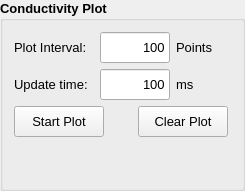
     <widget class="QGroupBox" name="groupBox_6">
      <property name="font">
       <font>
        <pointsize>10</pointsize>
        <weight>75</weight>
        <bold>true</bold>
       </font>
      </property>
      <property name="title">
       <string>Conductivity Plot</string>
      </property>
      <layout class="QGridLayout" name="gridLayout_8">
       <item row="0" column="1" colspan="2">
        <widget class="QLineEdit" name="conPlotInterval">
         <property name="enabled">
          <bool>true</bool>
         </property>
         <property name="sizePolicy">
          <sizepolicy hsizetype="Fixed" vsizetype="Fixed">
           <horstretch>0</horstretch>
           <verstretch>0</verstretch>
          </sizepolicy>
         </property>
         <property name="minimumSize">
          <size>
           <width>70</width>
           <height>31</height>
          </size>
         </property>
         <property name="maximumSize">
          <size>
           <width>70</width>
           <height>31</height>
          </size>
         </property>
         <property name="font">
          <font>
           <pointsize>10</pointsize>
           <weight>50</weight>
           <bold>false</bold>
          </font>
         </property>
         <property name="text">
          <string>100</string>
         </property>
         <property name="alignment">
          <set>Qt::AlignRight|Qt::AlignTrailing|Qt::AlignVCenter</set>
         </property>
        </widget>
       </item>
       <item row="0" column="3">
        <widget class="QLabel" name="u_high_7">
         <property name="minimumSize">
          <size>
           <width>55</width>
           <height>31</height>
          </size>
         </property>
         <property name="maximumSize">
          <size>
           <width>55</width>
           <height>31</height>
          </size>
         </property>
         <property name="font">
          <font>
           <pointsize>10</pointsize>
           <weight>50</weight>
           <italic>false</italic>
           <bold>false</bold>
           <stylestrategy>PreferAntialias</stylestrategy>
          </font>
         </property>
         <property name="text">
          <string>Points</string>
         </property>
        </widget>
       </item>
       <item row="0" column="0">
        <widget class="QLabel" name="label_33">
         <property name="minimumSize">
          <size>
           <width>80</width>
           <height>31</height>
          </size>
         </property>
         <property name="maximumSize">
          <size>
           <width>80</width>
           <height>31</height>
          </size>
         </property>
         <property name="font">
          <font>
           <pointsize>10</pointsize>
           <weight>50</weight>
           <italic>false</italic>
           <bold>false</bold>
           <stylestrategy>PreferAntialias</stylestrategy>
          </font>
         </property>
         <property name="text">
          <string>Plot Interval:</string>
         </property>
        </widget>
       </item>
       <item row="1" column="0">
        <widget class="QLabel" name="lable">
         <property name="minimumSize">
          <size>
           <width>80</width>
           <height>31</height>
          </size>
         </property>
         <property name="maximumSize">
          <size>
           <width>80</width>
           <height>31</height>
          </size>
         </property>
         <property name="font">
          <font>
           <pointsize>10</pointsize>
           <weight>50</weight>
           <italic>false</italic>
           <bold>false</bold>
           <stylestrategy>PreferAntialias</stylestrategy>
          </font>
         </property>
         <property name="text">
          <string>Update time:</string>
         </property>
        </widget>
       </item>
       <item row="1" column="1" colspan="2">
        <widget class="QLineEdit" name="conUpdateTime">
         <property name="enabled">
          <bool>true</bool>
         </property>
         <property name="sizePolicy">
          <sizepolicy hsizetype="Fixed" vsizetype="Fixed">
           <horstretch>0</horstretch>
           <verstretch>0</verstretch>
          </sizepolicy>
         </property>
         <property name="minimumSize">
          <size>
           <width>70</width>
           <height>31</height>
          </size>
         </property>
         <property name="maximumSize">
          <size>
           <width>70</width>
           <height>31</height>
          </size>
         </property>
         <property name="font">
          <font>
           <pointsize>10</pointsize>
           <weight>50</weight>
           <bold>false</bold>
          </font>
         </property>
         <property name="text">
          <string>100</string>
         </property>
         <property name="alignment">
          <set>Qt::AlignRight|Qt::AlignTrailing|Qt::AlignVCenter</set>
         </property>
        </widget>
       </item>
       <item row="1" column="3">
        <widget class="QLabel" name="u_high_8">
         <property name="minimumSize">
          <size>
           <width>55</width>
           <height>31</height>
          </size>
         </property>
         <property name="maximumSize">
          <size>
           <width>55</width>
           <height>31</height>
          </size>
         </property>
         <property name="font">
          <font>
           <pointsize>10</pointsize>
           <weight>50</weight>
           <italic>false</italic>
           <bold>false</bold>
           <stylestrategy>PreferAntialias</stylestrategy>
          </font>
         </property>
         <property name="text">
          <string>ms</string>
         </property>
        </widget>
       </item>
       <item row="2" column="0" colspan="2">
        <widget class="QPushButton" name="conStartPlot">
         <property name="minimumSize">
          <size>
           <width>90</width>
           <height>31</height>
          </size>
         </property>
         <property name="maximumSize">
          <size>
           <width>90</width>
           <height>31</height>
          </size>
         </property>
         <property name="font">
          <font>
           <pointsize>10</pointsize>
           <weight>50</weight>
           <italic>false</italic>
           <bold>false</bold>
           <stylestrategy>PreferAntialias</stylestrategy>
          </font>
         </property>
         <property name="text">
          <string>Start Plot</string>
         </property>
         <property name="checkable">
          <bool>true</bool>
         </property>
        </widget>
       </item>
       <item row="2" column="2" colspan="2">
        <widget class="QPushButton" name="conClearPlot">
         <property name="minimumSize">
          <size>
           <width>90</width>
           <height>31</height>
          </size>
         </property>
         <property name="maximumSize">
          <size>
           <width>90</width>
           <height>31</height>
          </size>
         </property>
         <property name="font">
          <font>
           <pointsize>10</pointsize>
           <weight>50</weight>
           <italic>false</italic>
           <bold>false</bold>
           <stylestrategy>PreferAntialias</stylestrategy>
          </font>
         </property>
         <property name="text">
          <string>Clear Plot</string>
         </property>
        </widget>
       </item>
       <item row="3" column="2">
        <spacer name="verticalSpacer_7">
         <property name="orientation">
          <enum>Qt::Vertical</enum>
         </property>
         <property name="sizeHint" stdset="0">
          <size>
           <width>20</width>
           <height>40</height>
          </size>
         </property>
        </spacer>
       </item>
      </layout>
     </widget>
